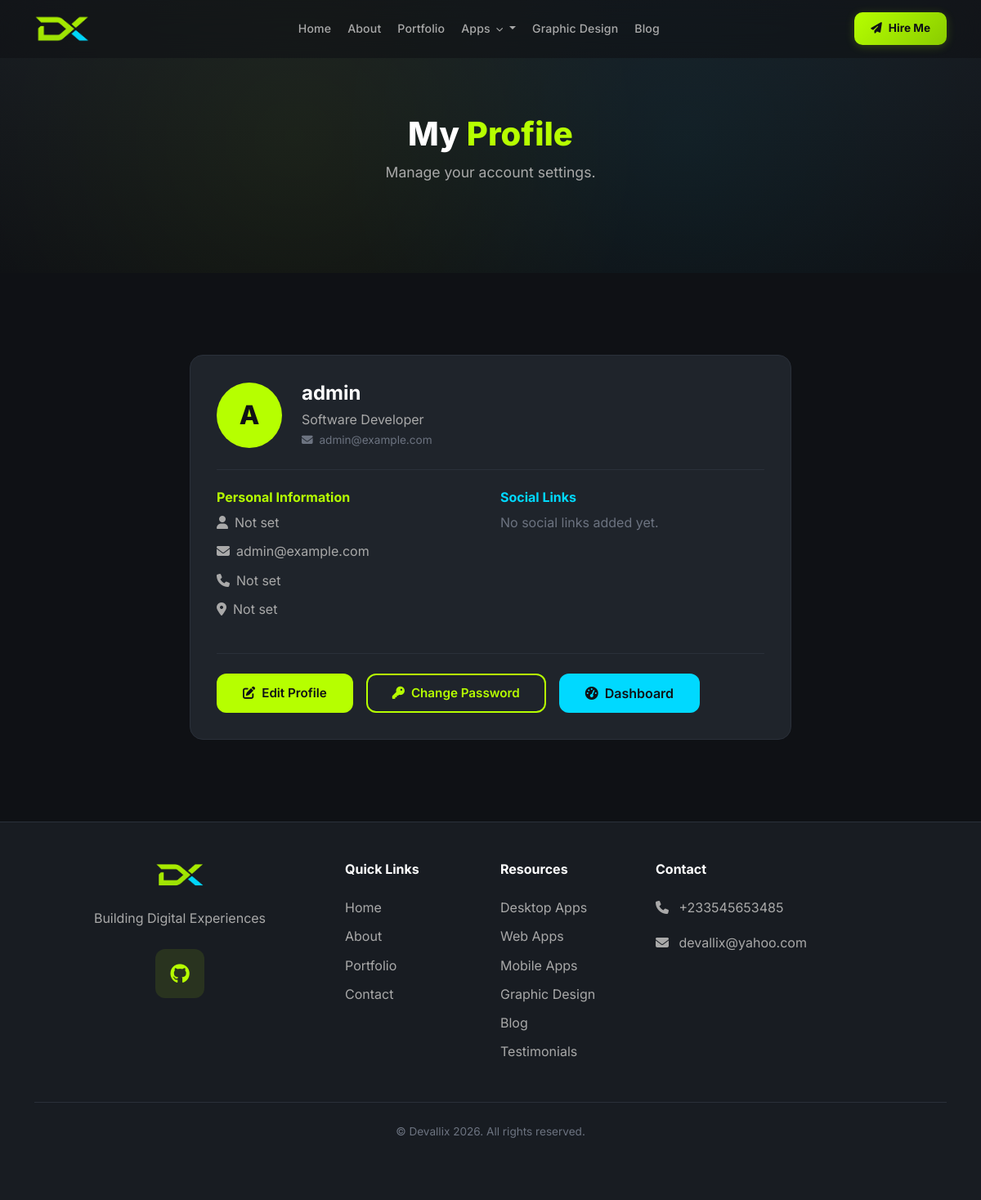
The page /accounts/profile/ (signed in) on the database its author committed.
### apps/core/models.py (models this page shows, shortened)
class SiteSettings(models.Model):
    site_name = models.CharField(max_length=200, default='DevPortfolio')
    site_tagline = models.CharField(max_length=300, blank=True)
    logo = models.ImageField(upload_to='uploads/site/', blank=True, null=True)
    favicon = models.ImageField(upload_to='uploads/site/', blank=True, null=True)
    hero_title = models.CharField(max_length=300, blank=True)
    hero_subtitle = models.TextField(blank=True)
    hero_cta_text = models.CharField(max_length=100, default='View Portfolio')
    hero_cta_url = models.CharField(max_length=300, default='/portfolio/')
    about_image = models.ImageField(upload_to='uploads/site/', blank=True, null=True)
    footer_text = models.TextField(blank=True)
    meta_title = models.CharField(max_length=200, blank=True)
    meta_description = models.TextField(blank=True)
    meta_keywords = models.TextField(blank=True)
    og_image = models.ImageField(upload_to='uploads/site/', blank=True, null=True)
    google_analytics_code = models.TextField(blank=True)
    email = models.EmailField(blank=True)
    phone = models.CharField(max_length=20, blank=True)
    address = models.TextField(blank=True)
    github_url = models.URLField(blank=True)
    linkedin_url = models.URLField(blank=True)
    twitter_url = models.URLField(blank=True)
    youtube_url = models.URLField(blank=True)
    facebook_url = models.URLField(blank=True)
    instagram_url = models.URLField(blank=True)
    updated_at = models.DateTimeField(auto_now=True)
    class Meta:
        verbose_name = 'Site Settings'
        verbose_name_plural = 'Site Settings'
    @classmethod
    def load(cls):
        obj, created = cls.objects.get_or_create(pk=1)
        return obj

### apps/accounts/models.py (models this page shows, shortened)
class User(AbstractUser):
    email = models.EmailField(unique=True)
    bio = models.TextField(blank=True)
    avatar = models.ImageField(upload_to='avatars/', blank=True, null=True)
    job_title = models.CharField(max_length=200, blank=True)
    phone = models.CharField(max_length=20, blank=True)
    location = models.CharField(max_length=200, blank=True)
    website = models.URLField(blank=True)
    github = models.URLField(blank=True)
    linkedin = models.URLField(blank=True)
    twitter = models.URLField(blank=True)
    class Meta:
        verbose_name = 'User'
        verbose_name_plural = 'Users'

### apps/accounts/views.py (the view)
# urls.py: path('profile/', views.UserProfileView.as_view(), name='profile'),
class UserProfileView(LoginRequiredMixin, TemplateView):
    template_name = 'accounts/profile.html'
    def get_context_data(self, **kwargs):
        context = super().get_context_data(**kwargs)
        profile, created = Profile.objects.get_or_create(user=self.request.user)
        context['profile'] = profile
        return context

### apps/core/context_processors.py (called while the page is built)
def site_settings_context(request):
    try:
        settings = SiteSettings.load()
    except Exception:
        settings = None
    return {'site_settings': settings}

### templates/accounts/profile.html (shortened to what this page needs)
{% extends 'base.html' %}
{% block content %}
<div class="page-header">
    <div class="container">
        <div class="row justify-content-center">
            <div class="col-lg-6 text-center" data-aos="fade-up">
                <h1 class="section-title">My <span class="accent">Profile</span></h1>
                <p class="section-subtitle">Manage your account settings.</p>
            </div>
        </div>
    </div>
</div>
<section class="section-padding">
    <div class="container">
        <div class="row justify-content-center">
            <div class="col-lg-8">
                <div class="card-custom" data-aos="fade-up">
                    <div class="d-flex flex-wrap align-items-center gap-3 gap-md-4 mb-4 pb-4" style="border-bottom:1px solid var(--border-color);">
                        <div style="width:80px;height:80px;border-radius:50%;background:var(--accent-primary);display:flex;align-items:center;justify-content:center;flex-shrink:0;">
                            {% if user.avatar %}
                            <img src="{{ user.avatar.url }}" alt="{{ user.get_full_name }}" style="width:80px;height:80px;border-radius:50%;object-fit:cover;">
                            {% else %}
                            <span style="color:var(--bg-primary);font-weight:800;font-size:2rem;">{{ user.first_name.0|default:user.username.0|upper }}</span>
                            {% endif %}
                        </div>
                        <div>
                            <h4 class="fw-bold mb-1">{{ user.get_full_name|default:user.username }}</h4>
                            <p style="color:var(--text-muted);margin:0;">{{ user.job_title|default:'Software Developer' }}</p>
                            <p style="color:var(--text-dim);font-size:0.85rem;margin:0;">
                                <i class="fas fa-envelope me-1"></i> {{ user.email }}
                            </p>
                        </div>
                    </div>
                    <div class="row g-4">
                        <div class="col-md-6">
                            <h6 class="fw-bold" style="color:var(--accent-primary);">Personal Information</h6>
                            <ul class="list-unstyled" style="color:var(--text-muted);">
                                <li class="mb-2"><i class="fas fa-user me-2"></i>{{ user.get_full_name|default:'Not set' }}</li>
                                <li class="mb-2"><i class="fas fa-envelope me-2"></i>{{ user.email }}</li>
                                <li class="mb-2"><i class="fas fa-phone me-2"></i>{{ user.phone|default:'Not set' }}</li>
                                <li class="mb-2"><i class="fas fa-map-marker-alt me-2"></i>{{ user.location|default:'Not set' }}</li>
                            </ul>
                        </div>
                        <div class="col-md-6">
                            <h6 class="fw-bold" style="color:var(--accent-secondary);">Social Links</h6>
                            <ul class="list-unstyled" style="color:var(--text-muted);">
                                {% if not user.website and not user.github and not user.linkedin and not user.twitter %}
                                <li style="color:var(--text-dim);">No social links added yet.</li>
                                {% endif %}
                            </ul>
                        </div>
                    </div>
                    <div class="d-flex flex-wrap gap-3 mt-4 pt-4" style="border-top:1px solid var(--border-color);">
                        <a href="{% url 'accounts:profile_edit' %}" class="btn btn-primary-custom">
                            <i class="fas fa-edit"></i> Edit Profile
                        </a>
                        <a href="{% url 'accounts:password_change' %}" class="btn btn-outline-custom">
                            <i class="fas fa-key"></i> Change Password
                        </a>
                        {% if user.is_staff %}
                        <a href="{% url 'dashboard:dashboard_home' %}" class="btn btn-secondary-custom">
                            <i class="fas fa-tachometer-alt"></i> Dashboard
                        </a>
                        {% endif %}
                    </div>
                </div>
            </div>
        </div>
    </div>
</section>
{% endblock %}

### templates/includes/navbar.html (shortened to what this page needs)
<nav class="navbar navbar-expand-lg navbar-dark fixed-top" id="mainNav">
    <div class="container">
        <a class="navbar-brand d-flex align-items-center gap-2" href="{% url 'core:home' %}" aria-label="{{ site_settings.site_name|default:'DevPortfolio' }} home">
            {% if site_settings.logo %}
            <img src="{{ site_settings.logo.url }}" alt="{{ site_settings.site_name }}" height="36">
            {% else %}
            <div class="brand-logo-box">
                <span>D</span>
            </div>
            {% endif %}
        </a>
        <div class="collapse navbar-collapse" id="navbarNav">
            <ul class="navbar-nav mx-auto align-items-lg-center nav-pills-wrapper">
                <li class="nav-item">
                    <a class="nav-link {% if request.resolver_match.url_name == 'home' %}active{% endif %}" href="{% url 'core:home' %}">Home</a>
                </li>
                <li class="nav-item">
                    <a class="nav-link {% if request.resolver_match.url_name == 'about' %}active{% endif %}" href="{% url 'core:about' %}">About</a>
                </li>
                <li class="nav-item">
                    <a class="nav-link {% if request.resolver_match.url_name == 'portfolio' %}active{% endif %}" href="{% url 'portfolio:portfolio' %}">Portfolio</a>
                </li>
                <li class="nav-item dropdown nav-apps-dropdown">
                    <a class="nav-link dropdown-toggle " href="#" id="appsDropdown" role="button" data-bs-toggle="dropdown" data-bs-display="static" aria-expanded="false">
                        Apps <i class="fas fa-chevron-down nav-chevron"></i>
                    </a>
                </li>
                <li class="nav-item">
                    <a class="nav-link {% if request.resolver_match.app_name == 'graphic_design' %}active{% endif %}" href="{% url 'graphic_design:design_list' %}">Graphic Design</a>
                </li>
                <li class="nav-item">
                    <a class="nav-link {% if request.resolver_match.app_name == 'blog' %}active{% endif %}" href="{% url 'blog:post_list' %}">Blog</a>
                </li>
            </ul>
            <div class="d-flex align-items-center gap-3 nav-actions">
                <a href="{% url 'contact:contact' %}" class="nav-cta-btn">
                    <span class="nav-cta-icon"><i class="fas fa-paper-plane"></i></span>
                    Hire Me
                </a>
            </div>
        </div>
    </div>
</nav>

### templates/includes/footer.html (shortened to what this page needs)
<footer class="bg-secondary-custom" style="border-top:1px solid var(--border-color);">
    <div class="container py-5">
        <div class="row g-4 justify-content-center text-center">
            <div class="col-lg-4 col-md-6">
                <div class="d-flex flex-wrap align-items-center justify-content-center gap-2 mb-4">
                    {% if site_settings.logo %}
                    <img src="{{ site_settings.logo.url }}" alt="{{ site_settings.site_name }}" height="32">
                    {% else %}
                    <div style="width:32px;height:32px;border-radius:8px;background:var(--accent-primary);display:flex;align-items:center;justify-content:center;">
                        <span style="color:var(--bg-primary);font-weight:800;">D</span>
                    </div>
                    {% endif %}
                </div>
                <p style="color:var(--text-muted);max-width:350px;margin:0 auto;">{{ site_settings.footer_text|default:'Professional software developer crafting premium desktop, web and mobile applications, plus bold graphic design.' }}</p>
                <div class="d-flex justify-content-center gap-3 mt-4">
                    {% if site_settings.github_url %}
                    <a href="{{ site_settings.github_url }}" class="icon-box icon-box-accent" target="_blank" rel="noopener">
                        <i class="fab fa-github"></i>
                    </a>
                    {% endif %}
                </div>
            </div>
            <div class="col-lg-2 col-md-6 text-start">
                <h6 class="fw-bold mb-4" style="color:var(--text-white);">Quick Links</h6>
                <ul class="list-unstyled footer-links">
                    <li class="mb-2"><a href="{% url 'core:home' %}">Home</a></li>
                    <li class="mb-2"><a href="{% url 'core:about' %}">About</a></li>
                    <li class="mb-2"><a href="{% url 'portfolio:portfolio' %}">Portfolio</a></li>
                    <li class="mb-2"><a href="{% url 'contact:contact' %}">Contact</a></li>
                </ul>
            </div>
            <div class="col-lg-2 col-md-6 text-start">
                <h6 class="fw-bold mb-4" style="color:var(--text-white);">Resources</h6>
                <ul class="list-unstyled footer-links">
                    <li class="mb-2"><a href="{% url 'desktop_apps:app_list' %}">Desktop Apps</a></li>
                    <li class="mb-2"><a href="{% url 'web_projects:project_list' %}">Web Apps</a></li>
                    <li class="mb-2"><a href="{% url 'mobile_apps:app_list' %}">Mobile Apps</a></li>
                    <li class="mb-2"><a href="{% url 'graphic_design:design_list' %}">Graphic Design</a></li>
                    <li class="mb-2"><a href="{% url 'blog:post_list' %}">Blog</a></li>
                    <li class="mb-2"><a href="{% url 'testimonials:testimonial_list' %}">Testimonials</a></li>
                </ul>
            </div>
            <div class="col-lg-4 col-md-6 text-start">
                <h6 class="fw-bold mb-4" style="color:var(--text-white);">Contact</h6>
                <div class="footer-contact">
                    {% if site_settings.phone %}
                    <div class="mb-3" style="color:var(--text-muted);">
                        <i class="fas fa-phone me-2"></i>
                        <span>{{ site_settings.phone }}</span>
                    </div>
                    {% endif %}
                    {% if site_settings.email %}
                    <div class="mb-3" style="color:var(--text-muted);">
                        <i class="fas fa-envelope me-2"></i>
                        <span>{{ site_settings.email }}</span>
                    </div>
                    {% endif %}
                </div>
            </div>
        </div>
        <div style="border-top:1px solid var(--border-color);margin-top:2rem;">
            <div class="py-4 text-center">
                <p style="color:var(--text-dim);font-size:0.85rem;margin:0;">
                    &copy; Devallix 2026. All rights reserved.
                </p>
            </div>
        </div>
    </div>
</footer>

### templates/includes/footer.html (style rules this page uses)
.footer-links a { color: var(--text-muted); transition: color 0.2s ease; text-decoration: none; }
.footer-contact div { transition: color 0.2s ease; }

### rows shown on the page
SiteSettings: logo (picture), footer_text "Building Digital Experiences", phone "+233545653485", email "devallix@yahoo.com"
User: first_name.0 "A", get_full_name "admin", job_title "Software Developer", email "admin@example.com", get_full_name "Not set", phone "Not set", location "Not set"
